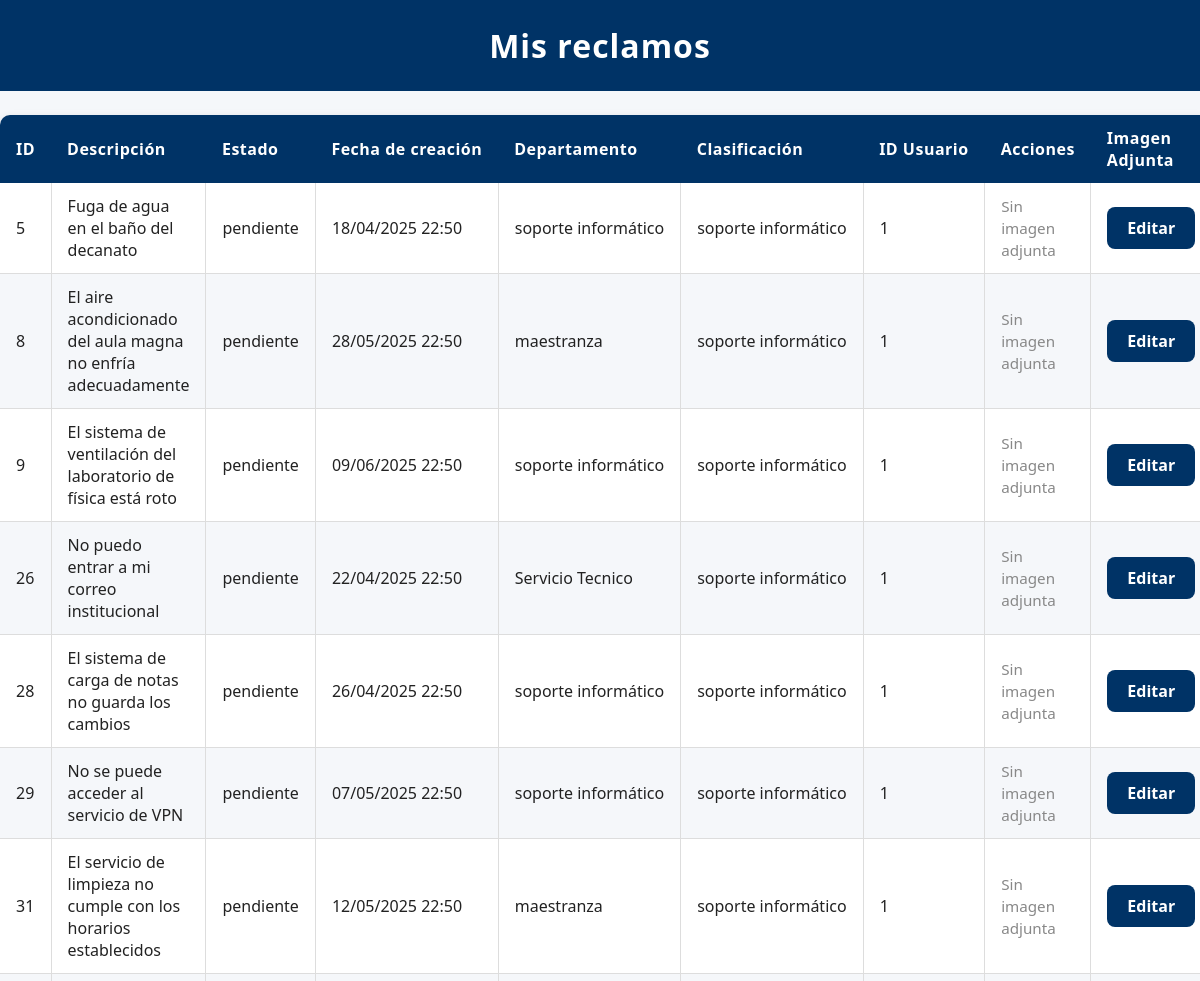
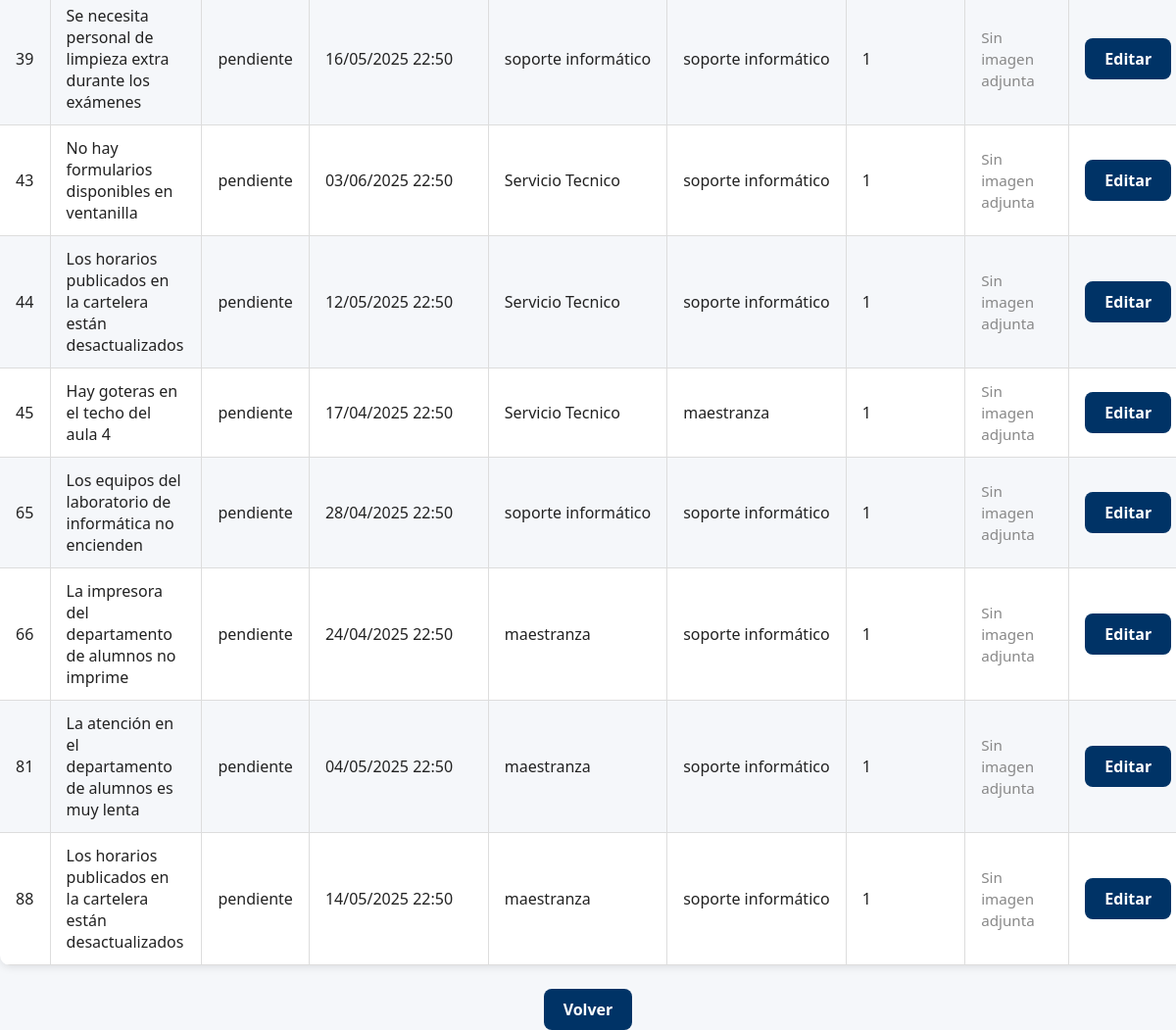
Page /mis_reclamos (signed in) on the committed database (2 pictures, top to bottom).
### modules/modelos.py (models this page shows)
class Base(DeclarativeBase):
    pass

class ModeloReclamo(Base):
    __tablename__ = 'reclamos'
    id = Column(Integer, primary_key=True)
    estado = Column(String, default="pendiente")
    fecha_hora = Column(DateTime, default=datetime.utcnow)
    contenido = Column(String)
    usuario_id = Column(Integer, ForeignKey('usuarios.id'))
    departamento = Column(String)
    clasificacion = Column(String)
    cantidad_adherentes = Column(Integer, default=1) #Se contabiliza como adherente el usuario que crea el reclamo
    tiempo_estimado = Column(Integer,default=0) #Solo se cambia cuando el reclamo pasa de pendiente -->en proceso
    usuarios = relationship(
        "ModeloUsuario",
        secondary=usuarios_reclamos,
        back_populates="reclamos"
    )
    usuario = relationship("ModeloUsuario", foreign_keys=[usuario_id], backref="reclamos_creados")

### server.py (the view)
@app.route('/mis_reclamos')
@login_required
def mis_reclamos():
    reclamos = repo_reclamos.obtener_todos_los_registros(current_user.id)
    return render_template('mis_reclamos.html', usuario=current_user, reclamos=reclamos,os=os)

### modules/login.py (called while the page is built)
    @property
    def is_authenticated(self):
        return True

### modules/repositorio.py (called while the page is built)
    def obtener_registro_por_filtro(self, campo, valor, campo2=None, valor2=None):
        query = self.__session.query(ModeloUsuario).filter(getattr(ModeloUsuario, campo) == valor)
        if campo2 and valor2:
            query = query.filter(getattr(ModeloUsuario, campo2) == valor2)
        modelo = query.first()
        if modelo:
            return self.__map_modelo_a_entidad(modelo)
        return None

    def __map_modelo_a_entidad(self, modelo: ModeloUsuario):
        return Usuario(
            nombre=modelo.nombre,
            apellido=modelo.apellido,
            email=modelo.email,
            nombre_de_usuario=modelo.nombre_de_usuario,
            contraseña=modelo.contraseña,
            rol=modelo.rol,
            claustro=modelo.claustro,
            id=modelo.id
        )

    def obtener_todos_los_registros(self, usuario_id):
        return self.__session.query(ModeloReclamo).filter_by(usuario_id=usuario_id).all()

### modules/usuarios.py (called while the page is built)
    @property
    def nombre(self):
        return self.__nombre

    @nombre.setter
    def nombre(self, nuevo_nombre: str):
        if not isinstance(nuevo_nombre, str):
            raise ValueError("El nombre debe ser una cadena de texto")
        self.__nombre = nuevo_nombre

    @property
    def apellido(self):
        return self.__apellido

    @apellido.setter
    def apellido(self, nuevo_apellido: str):
        if not isinstance(nuevo_apellido, str):
            raise ValueError("El apellido debe ser una cadena de texto")
        self.__apellido = nuevo_apellido

    @property
    def email(self):
        return self.__email

    @email.setter
    def email(self, nuevo_email: str):
        if not isinstance(nuevo_email, str):
            raise ValueError("El email debe ser una cadena de texto")
        self.__email = nuevo_email

    @property
    def nombre_de_usuario(self):
        return self.__nombre_de_usuario

    @nombre_de_usuario.setter
    def nombre_de_usuario(self, nuevo_nombre_de_usuario: str):
        if not isinstance(nuevo_nombre_de_usuario, str):
            raise ValueError("El nombre de usuario debe ser una cadena de texto")
        self.__nombre_de_usuario = nuevo_nombre_de_usuario

    @property
    def contraseña(self):
        return self.__contraseña

    @contraseña.setter
    def contraseña(self, value):
        self.__contraseña = value

    @property
    def rol(self):
        return self.__rol

    @property
    def id(self):
        return self.__id

### templates/mis_reclamos.html (shortened to what this page needs)
<!DOCTYPE html>
<html lang="es">
<head>
    <link rel="stylesheet" href="{{ url_for('static', filename='style.css') }}">
</head>
<body>
    <h1>Mis reclamos</h1>
    <table>
        <thead>
            <tr>
                <th class="col-id">ID</th>
                <th class="col-descripcion">Descripción</th>
                <th class="col-estado">Estado</th>
                <th class="col-fecha">Fecha de creación</th>
                <th class="col-departamento">Departamento</th>
                <th class="col-clasificacion">Clasificación</th>
                <th class="col-usuario">ID Usuario</th>
                <th class="col-acciones">Acciones</th>
                <th class = "col-imagen">Imagen Adjunta</th>
            </tr>
        </thead>
        <tbody>
            {% for reclamo in reclamos %}
                <tr>
                    <td class="col-id">{{ reclamo.id }}</td>
                    <td class="col-descripcion">{{ reclamo.contenido }}</td>
                    <td class="col-estado">{{ reclamo.estado }}</td>
                    <td class="col-fecha">{{ reclamo.fecha_hora.strftime('%d/%m/%Y %H:%M')}}</td>
                    <td class="col-departamento">{{ reclamo.departamento }}</td>
                    <td class="col-clasificacion">{{ reclamo.clasificacion }}</td>
                    <td class="col-usuario">{{ reclamo.usuario_id }}</td>
                    <td class = "col-imagen">
                    {% set imagen_path = 'static/Imagenes Reclamos/{}.png'.format(reclamo.id) %}
                    {% if os.path.exists(imagen_path) %}
                        <details>
                            <summary>Ver imagen adjunta</summary>
                            <img src = "{{ url_for('static',filename='Imagenes Reclamos/{}.png'.format(reclamo.id) )}}"
                                 alt="Imagen adjunta del reclamo {{ reclamo.id }}"
                                 style = "max-width: 100px; max-height:100px;"
                                 onerror="this.style.display='none';">
                        </details>
                    {% else %}
                        <span style="color: #888; font-size: 0.95em;">Sin imagen adjunta</span>
                    {% endif %}
                    </td>
                    <td class="col-acciones">
                        <a href="{{ url_for('editar_reclamo', reclamo_id=reclamo.id) }}" class="enlace-boton">Editar</a>
                    </td>
                </tr>
            {% endfor %}
        </tbody>
    </table>
    <div style="text-align:center; margin-top: 20px;">
        <a href="{{ url_for('inicio') }}" class="enlace-boton">Volver</a>
    </div>
</body>
</html>

### static/style.css (style rules this page uses)
html, body { font-family: 'Segoe UI', Arial, sans-serif; background-color: #f5f7fa; color: #222; margin: 0; padding: 0; height: 100%; }
h1 { background-color: #003366; color: #fff; margin: 0; padding: 24px 0; text-align: center; letter-spacing: 1px; }
table { width: 100%; border-collapse: collapse; margin: 24px 0; font-family: 'Segoe UI', Arial, sans-serif; font-size: 1em; color: #222; box-shadow: 0 2px 8px rgba(0,0,0,0.1); border-radius: 10px; overflow: hidden; background: #fff; }
thead { background-color: #003366; color: #fff; text-align: left; }
thead th { padding: 12px 16px; font-weight: bold; letter-spacing: 0.5px; }
tbody tr { border-bottom: 1px solid #ddd; }
tbody tr:nth-child(even) { background-color: #f5f7fa; }
tbody td { padding: 12px 16px; vertical-align: middle; border-left: 1px solid #ddd; }
tbody td:first-child { border-left: none; }
a { position: relative; color: #003366; font-weight: 600; text-decoration: none; cursor: pointer; transition: color 0.3s ease; }
a::after { content: ''; position: absolute; width: 0; height: 2px; left: 0; bottom: -3px; background-color: #00509e; transition: width 0.3s ease; border-radius: 2px; }
a.enlace-boton { display: inline-block; padding: 10px 20px; background-color: #003366; color: #fff; border-radius: 8px; text-decoration: none; font-weight: bold; }
.col-id, .col-usuario { width: 6%; white-space: nowrap; }
.col-estado { width: 10%; white-space: nowrap; }
.col-fecha { width: 15%; white-space: nowrap; }
.col-departamento, .col-clasificacion { width: 12%; white-space: nowrap; }
.col-descripcion { width: auto; max-width: 300px; word-wrap: break-word; }
.col-acciones { width: 8%; text-align: center; }

### rows in the picture
ModeloReclamo: id "5", contenido "Fuga de agua en el baño del decanato", estado "pendiente", fecha_hora "18/04/2025 22:50", departamento "soporte informático", clasificacion "soporte informático", usuario_id "1"
ModeloReclamo: id "8", contenido "El aire acondicionado del aula magna no enfría adecuadamente", estado "pendiente", fecha_hora "28/05/2025 22:50", departamento "maestranza", clasificacion "soporte informático", usuario_id "1"
ModeloReclamo: id "9", contenido "El sistema de ventilación del laboratorio de física está roto", estado "pendiente", fecha_hora "09/06/2025 22:50", departamento "soporte informático", clasificacion "soporte informático", usuario_id "1"
ModeloReclamo: id "26", contenido "No puedo entrar a mi correo institucional", estado "pendiente", fecha_hora "22/04/2025 22:50", departamento "Servicio Tecnico", clasificacion "soporte informático", usuario_id "1"
ModeloReclamo: id "28", contenido "El sistema de carga de notas no guarda los cambios", estado "pendiente", fecha_hora "26/04/2025 22:50", departamento "soporte informático", clasificacion "soporte informático", usuario_id "1"
ModeloReclamo: id "29", contenido "No se puede acceder al servicio de VPN", estado "pendiente", fecha_hora "07/05/2025 22:50", departamento "soporte informático", clasificacion "soporte informático", usuario_id "1"
ModeloReclamo: id "31", contenido "El servicio de limpieza no cumple con los horarios establecidos", estado "pendiente", fecha_hora "12/05/2025 22:50", departamento "maestranza", clasificacion "soporte informático", usuario_id "1"
ModeloReclamo: id "39", contenido "Se necesita personal de limpieza extra durante los exámenes", estado "pendiente", fecha_hora "16/05/2025 22:50", departamento "soporte informático", clasificacion "soporte informático", usuario_id "1"
ModeloReclamo: id "43", contenido "No hay formularios disponibles en ventanilla", estado "pendiente", fecha_hora "03/06/2025 22:50", departamento "Servicio Tecnico", clasificacion "soporte informático", usuario_id "1"
ModeloReclamo: id "44", contenido "Los horarios publicados en la cartelera están desactualizados", estado "pendiente", fecha_hora "12/05/2025 22:50", departamento "Servicio Tecnico", clasificacion "soporte informático", usuario_id "1"
ModeloReclamo: id "45", contenido "Hay goteras en el techo del aula 4", estado "pendiente", fecha_hora "17/04/2025 22:50", departamento "Servicio Tecnico", clasificacion "maestranza", usuario_id "1"
ModeloReclamo: id "65", contenido "Los equipos del laboratorio de informática no encienden", estado "pendiente", fecha_hora "28/04/2025 22:50", departamento "soporte informático", clasificacion "soporte informático", usuario_id "1"
ModeloReclamo: id "66", contenido "La impresora del departamento de alumnos no imprime", estado "pendiente", fecha_hora "24/04/2025 22:50", departamento "maestranza", clasificacion "soporte informático", usuario_id "1"
ModeloReclamo: id "81", contenido "La atención en el departamento de alumnos es muy lenta", estado "pendiente", fecha_hora "04/05/2025 22:50", departamento "maestranza", clasificacion "soporte informático", usuario_id "1"
ModeloReclamo: id "88", contenido "Los horarios publicados en la cartelera están desactualizados", estado "pendiente", fecha_hora "14/05/2025 22:50", departamento "maestranza", clasificacion "soporte informático", usuario_id "1"
